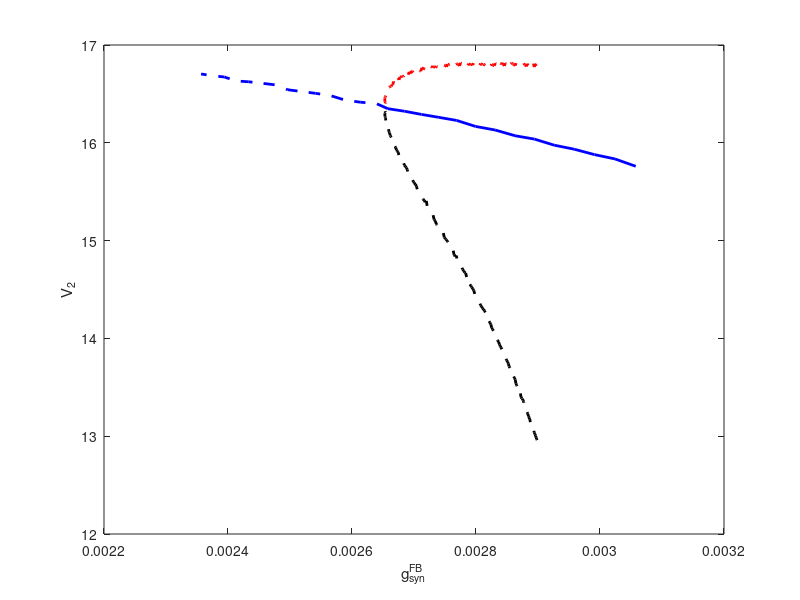

Here is the MATLAB script that generated this plot:
% To plot Fig. 8: from precomputed data ir_pitchfork_left.mat
% In ir_pitchfork_left.mat, f array contains Floquet multipliers (row 42 to 48) and the time discretization,
% so one can tell the stability of the limit cycle based on f.
% And x array contains the phase variables (row 1 to 1128) and parameters (row 1129).
% To make the figure clearly show the bifurcation, select only a few cases 
% from ir_pitchfork_left.mat around the bifurcation point.
% X, Y, Z: the value of V2 when V1=20 and dV1/dt>0, picked from ir_pitchfork_left.mat

load ir_pitchfork_left.mat

x11=zeros(161,28);
x21=zeros(161,28);
x12=zeros(161,213);
x22=zeros(161,213);

for i = 1:28
    for j = 1:161
        x11(j,i)=x1(7*j-6,i);
        x21(j,i)=x1(7*j-5,i);
    end
end
for i = 1:213
    for j = 1:161
        x12(j,i)=x2(7*j-6,i);
        x22(j,i)=x2(7*j-5,i);
    end
end

figure(3)
plot(x1(1129,1:14)',X(1:14),'-b','LineWidth',2)
hold on
plot(x1(1129,14:28)',X(14:28),'--b','LineWidth',2)
plot(x2(1129,30:213)',Y,'--r','LineWidth',2)
plot(x2(1129,30:213)',Z,'--k','LineWidth',2)

xlabel('g_{syn}^{FB}');
ylabel('V_2');